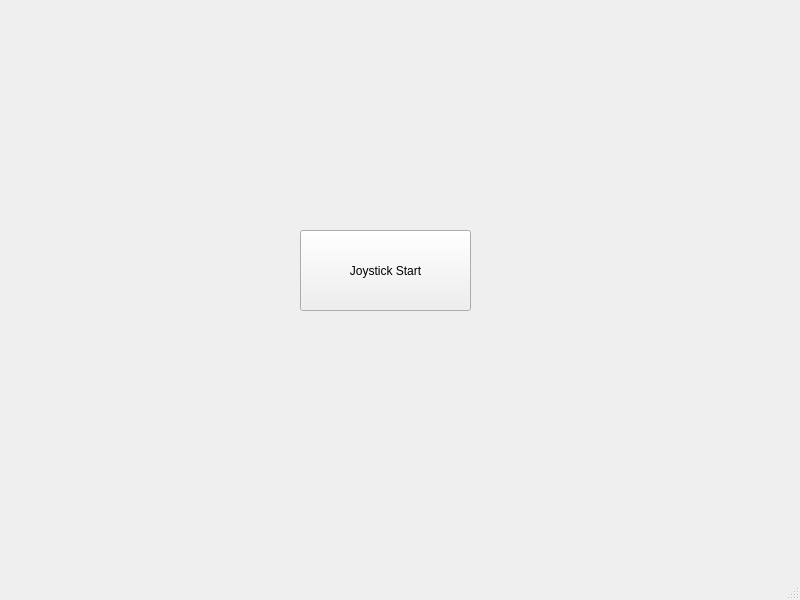
<?xml version="1.0" encoding="UTF-8"?>
<ui version="4.0">
 <class>MainWindow</class>
 <widget class="QMainWindow" name="MainWindow">
  <property name="geometry">
   <rect>
    <x>0</x>
    <y>0</y>
    <width>800</width>
    <height>600</height>
   </rect>
  </property>
  <property name="windowTitle">
   <string>MainWindow</string>
  </property>
  <widget class="QWidget" name="centralwidget">
   <widget class="QPushButton" name="pushButton">
    <property name="geometry">
     <rect>
      <x>300</x>
      <y>230</y>
      <width>171</width>
      <height>81</height>
     </rect>
    </property>
    <property name="text">
     <string>Joystick Start</string>
    </property>
   </widget>
  </widget>
  <widget class="QMenuBar" name="menubar">
   <property name="geometry">
    <rect>
     <x>0</x>
     <y>0</y>
     <width>800</width>
     <height>26</height>
    </rect>
   </property>
  </widget>
  <widget class="QStatusBar" name="statusbar"/>
 </widget>
 <resources/>
 <connections/>
</ui>
